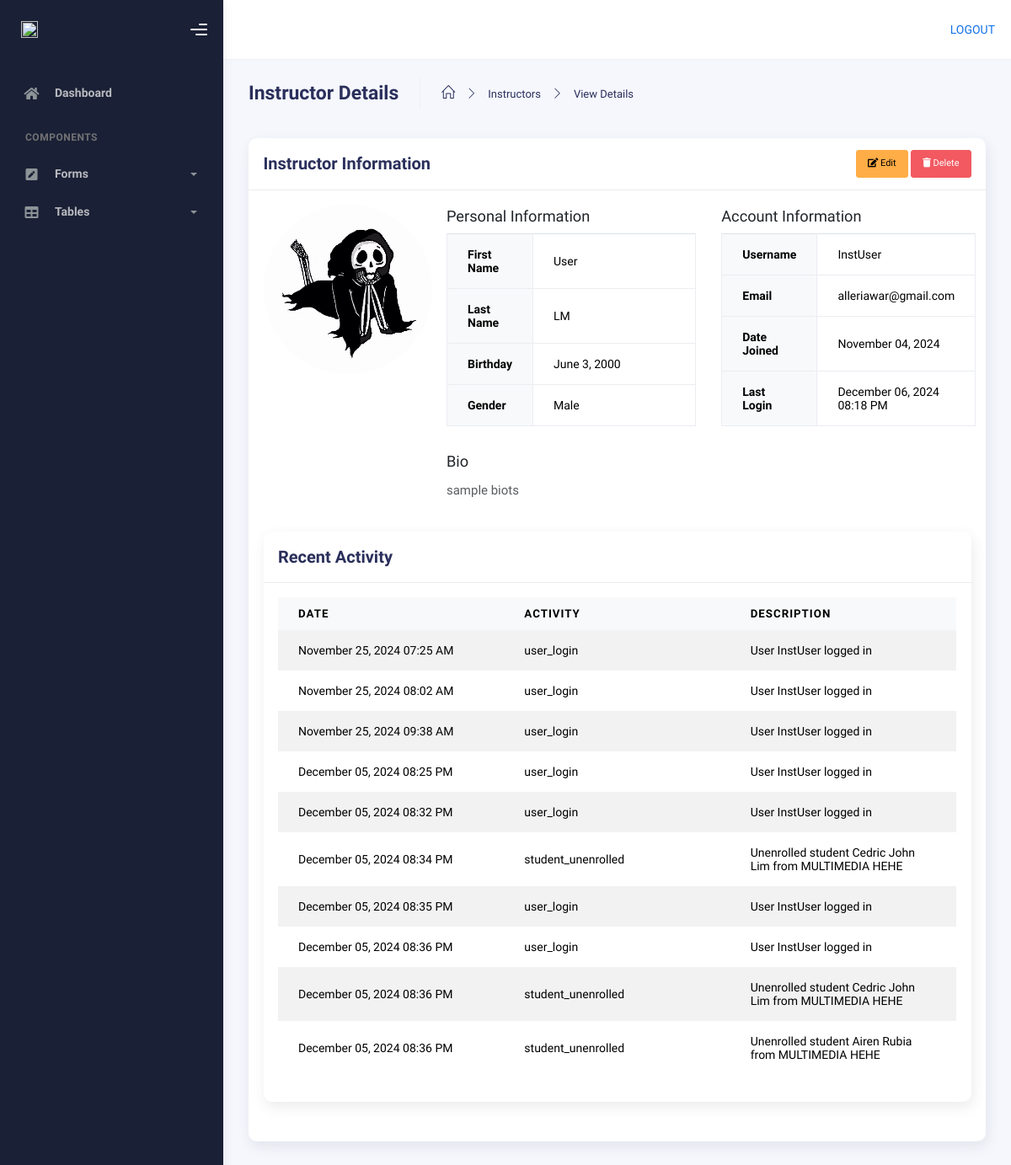
/admin-page/instructor/5/view/ (signed in), run on the app's committed database.
### AppCodingNexus/models.py (models this page shows, shortened)
class UserProfile(models.Model):
    user = models.OneToOneField(User, on_delete=models.CASCADE)
    studentID = models.IntegerField(null=True, blank=True)
    display_photo = models.ImageField(upload_to='profile_pics/', default='default.jpg')
    firstname = models.CharField(max_length=50)
    lastname = models.CharField(max_length=50)
    birthday = models.DateField()
    gender = models.CharField(max_length=15, null=True, blank=True)
    role = models.CharField(max_length=20,choices=[('Student', 'Student'), ('Instructor', 'Instructor')], blank=True)
    bio = models.TextField(blank=True)
    is_deleted = models.BooleanField(default=False)
    deletion_requested = models.DateTimeField(null=True, blank=True)

class UserActivity(models.Model):
    user = models.ForeignKey(User, on_delete=models.CASCADE)
    activity_type = models.CharField(max_length=100)
    date = models.DateTimeField()
    description = models.TextField(blank=True, null=True)

### AppCodingNexus/views.py (the view)
# urls.py: path('admin-page/instructor/<int:pk>/view/', views.instructor_view, name='instructor-view'),
@login_required(login_url='login')
def instructor_view(request, pk):
    instructor = get_object_or_404(UserProfile, pk=pk, role='Instructor')
    return render(request, 'admin_page/forms/instructor_view.html', {'instructor': instructor})

### templates/admin_page/forms/instructor_view.html (shortened to what this page needs)
{% extends "admin_page/base.html" %}
{% load static %}
{% block content %}
<div class="container">
  <div class="page-inner">
    <div class="page-header">
      <h3 class="fw-bold mb-3">Instructor Details</h3>
      <ul class="breadcrumbs mb-3">
        <li class="nav-home">
          <a href="{% url 'admin-page' %}">
            <i class="icon-home"></i>
          </a>
        </li>
        <li class="separator">
          <i class="icon-arrow-right"></i>
        </li>
        <li class="nav-item">
          <a href="{% url 'instructor-list' %}">Instructors</a>
        </li>
        <li class="separator">
          <i class="icon-arrow-right"></i>
        </li>
        <li class="nav-item">
          <a href="#">View Details</a>
        </li>
      </ul>
    </div>
    <div class="row">
      <div class="col-md-12">
        <div class="card">
          <div class="card-header">
            <div class="d-flex justify-content-between align-items-center">
              <h4 class="card-title">Instructor Information</h4>
              <div>
                <a href="{% url 'instructor-edit' instructor.id %}" class="btn btn-warning btn-sm">
                  <i class="fas fa-edit"></i> Edit
                </a>
                <button type="button" class="btn btn-danger btn-sm" data-toggle="modal" data-target="#deleteModal">
                  <i class="fas fa-trash"></i> Delete
                </button>
              </div>
            </div>
          </div>
          <div class="card-body">
            <div class="row">
              <div class="col-md-3 text-center mb-4">
                <img src="{{ instructor.display_photo.url }}"
                     alt="Profile Photo"
                     class="rounded-circle img-fluid"
                     style="max-width: 200px;">
              </div>
              <div class="col-md-9">
                <div class="row">
                  <div class="col-md-6">
                    <h5 class="font-weight-bold">Personal Information</h5>
                    <table class="table table-bordered">
                      <tr>
                        <th>First Name</th>
                        <td>{{ instructor.firstname }}</td>
                      </tr>
                      <tr>
                        <th>Last Name</th>
                        <td>{{ instructor.lastname }}</td>
                      </tr>
                      <tr>
                        <th>Birthday</th>
                        <td>{{ instructor.birthday }}</td>
                      </tr>
                      <tr>
                        <th>Gender</th>
                        <td>{{ instructor.gender }}</td>
                      </tr>
                    </table>
                  </div>
                  <div class="col-md-6">
                    <h5 class="font-weight-bold">Account Information</h5>
                    <table class="table table-bordered">
                      <tr>
                        <th>Username</th>
                        <td>{{ instructor.user.username }}</td>
                      </tr>
                      <tr>
                        <th>Email</th>
                        <td>{{ instructor.user.email }}</td>
                      </tr>
                      <tr>
                        <th>Date Joined</th>
                        <td>{{ instructor.user.date_joined|date:"F d, Y" }}</td>
                      </tr>
                      <tr>
                        <th>Last Login</th>
                        <td>{{ instructor.user.last_login|date:"F d, Y h:i A" }}</td>
                      </tr>
                    </table>
                  </div>
                </div>
                {% if instructor.bio %}
                <div class="row mt-3">
                  <div class="col-12">
                    <h5 class="font-weight-bold">Bio</h5>
                    <p class="text-muted">{{ instructor.bio }}</p>
                  </div>
                </div>
                {% endif %}
              </div>
            </div>
            <div class="row mt-4">
              <div class="col-12">
                <div class="card">
                  <div class="card-header">
                    <h4 class="card-title">Recent Activity</h4>
                  </div>
                  <div class="card-body">
                    <div class="table-responsive">
                      <table class="table table-striped">
                        <thead>
                          <tr>
                            <th>Date</th>
                            <th>Activity</th>
                            <th>Description</th>
                          </tr>
                        </thead>
                        <tbody>
                          {% for activity in instructor.user.useractivity_set.all|slice:":10" %}
                          <tr>
                            <td>{{ activity.date|date:"F d, Y h:i A" }}</td>
                            <td>{{ activity.activity_type }}</td>
                            <td>{{ activity.description }}</td>
                          </tr>
                          {% empty %}
                          <tr>
                            <td colspan="3" class="text-center">No activity recorded</td>
                          </tr>
                          {% endfor %}
                        </tbody>
                      </table>
                    </div>
                  </div>
                </div>
              </div>
            </div>
          </div>
        </div>
      </div>
    </div>
  </div>
</div>
{% endblock %}

### templates/admin_page/forms/instructor_view.html (style rules this page uses)
.table th { width: 30%; background-color: #f8f9fa; }

### data on the page
UserProfile: display_photo (picture), firstname "User", lastname "LM", birthday "June 3, 2000", gender "Male", user.username "InstUser", user.email "alleriawar@gmail.com", user.date_joined "November 04, 2024", user.last_login "December 06, 2024 08:18 PM", bio "sample biots"
UserActivity: date "November 25, 2024 07:25 AM", activity_type "user_login", description "User InstUser logged in"
UserActivity: date "November 25, 2024 08:02 AM", activity_type "user_login", description "User InstUser logged in"
UserActivity: date "November 25, 2024 09:38 AM", activity_type "user_login", description "User InstUser logged in"
UserActivity: date "December 05, 2024 08:25 PM", activity_type "user_login", description "User InstUser logged in"
UserActivity: date "December 05, 2024 08:32 PM", activity_type "user_login", description "User InstUser logged in"
UserActivity: date "December 05, 2024 08:34 PM", activity_type "student_unenrolled", description "Unenrolled student Cedric John Lim from MULTIMEDIA HEHE"
UserActivity: date "December 05, 2024 08:35 PM", activity_type "user_login", description "User InstUser logged in"
UserActivity: date "December 05, 2024 08:36 PM", activity_type "user_login", description "User InstUser logged in"
UserActivity: date "December 05, 2024 08:36 PM", activity_type "student_unenrolled", description "Unenrolled student Cedric John Lim from MULTIMEDIA HEHE"
UserActivity: date "December 05, 2024 08:36 PM", activity_type "student_unenrolled", description "Unenrolled student Airen Rubia from MULTIMEDIA HEHE"
